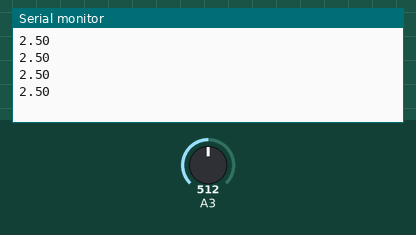
Bench run of a sketch on a simulated Arduino Uno, built with avr-gcc and run on an emulated ATmega328P. Parts: the last lines printed to the serial monitor. The test bench sets the inputs (shaded band); at power-on: A3 = 512.

Above: at 1.2 s.
1.3 s: A3 set to 716
At 1.71 s:
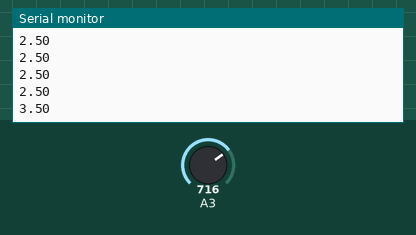
2.8 s: A3 set to 900
At 2.91 s:
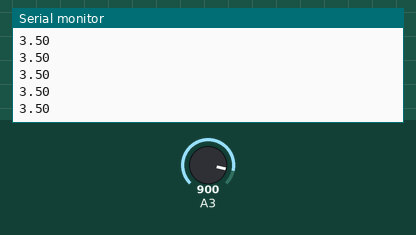
Timing chart, 0 to 5.8 s (numbered marks = the images above; inputs shaded):
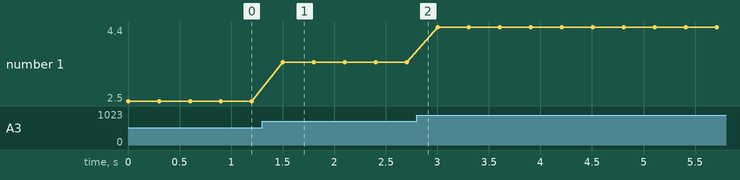

Measured:
- after the input at 1.3 s, the serial monitor: prints a new line after 0.20 s (image 1)
- plotted number 1: 2.5 → 3.5 after the input at 1.3 s, 3.5 → 4.4 after the input at 2.8 s

The sketch:

offset_ph.ino
```cpp
void setup() {
 // initialize serial communication at 9600 bits per second:
 Serial.begin(9600);
}

// the loop routine runs over and over showing the voltage on A0
void loop() {
 // read the input on analog pin 0:
 int sensorValue = analogRead(A3);
 // Convert the analog reading (which goes from 0 - 1023) to a voltage (0 - 5V):
 float voltage = sensorValue * (5.0 / 1023.0);
 // print out the value you read:
 Serial.println(voltage);
 delay(300);
}
```
